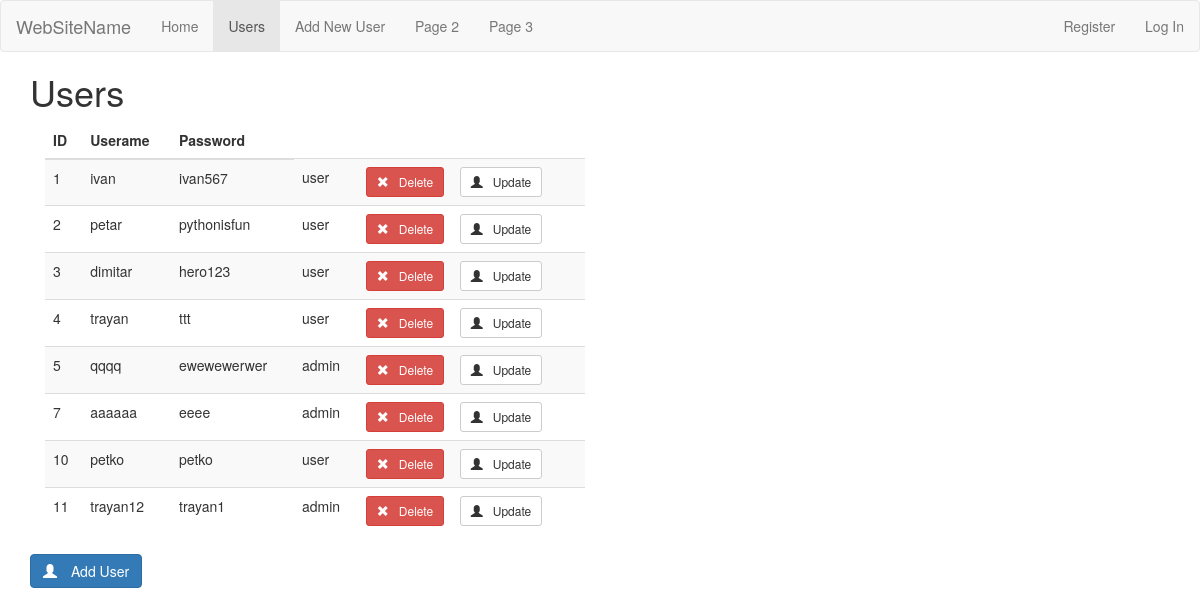
Screenshot of /users with the database file from the repository.
### tables this page shows
CREATE TABLE user (
  id INTEGER PRIMARY KEY AUTOINCREMENT,
  username TEXT UNIQUE NOT NULL,
  password TEXT NOT NULL,
  role TEXT NOT NULL DEFAULT 'user'
);

### server.py (the view)
@app.route('/users')
def users():
    g.active_url = '/users'
    db = get_db()
    users = get_all_users()
    print_users(users)
    return render_template('user/users.html', users=users)

### server.py (called while the page is built)
def get_db():
    if 'db' not in g:
        g.db = sqlite3.connect(DATABASE, detect_types=sqlite3.PARSE_DECLTYPES)
        g.db.row_factory = sqlite3.Row
    return g.db

def get_all_users():
    users = g.db.execute('SELECT * FROM user').fetchall()
    return users

def print_user(user):
    print('ID: ', user['id'], ', username: ', user['username'], ', password: ', user['password'],
              ', role: ', user['role'])

def print_users(user_list):
    for user in user_list:
        print_user(user)

### templates/user/users.html
{% extends 'base.html' %}
{% block header %}
    <h1 class="container">{% block title %}Users{% endblock %}</h1>
{% endblock %}
{% block content %}
<section class="user col-sm-6">
    <table class="table table-striped">
        <thead>
        <tr>
            <th>ID</th>
            <th>Userame</th>
            <th>Password</th>
        </tr>
        </thead>
        <tbody>
            {% for user in users %}
            <tr>
                <td>{{ user['id'] }}</td>
                <td>{{ user['username'] }}</td>
                <td>{{ user['password'] }}</td>
                <td>{{ user['role'] }}</td>
                <td>
                    <form action="{{ url_for('delete_user', id=user['id']) }}" method="POST">
                        <button class="btn btn-sm btn-danger" type="submit">
                            <span class="glyphicon glyphicon-remove" style="padding-right: 10px"></span>Delete
                        </button>
                    </form>
                    <a href="{{ url_for('edit_user', id=user['id']) }}" class="btn btn-sm btn-default" type="submit">
                        <span class="glyphicon glyphicon-user" style="padding-right: 10px"></span>Update
                    </a>
                </td>
            </tr>
            {% endfor %}
        </tbody>
    </table>
    <div class="row">
        <a href="/users/add" class="btn btn-primary">
            <span class="glyphicon glyphicon-user" style="padding-right: 10px"></span> Add User
        </a>
    </div>
</section>
{% endblock %}

### templates/base.html (shortened to what this page needs)
<!doctype html>
<html>
<head>
    <link rel="stylesheet" href="/static/css/bootstrap.min.css"/>
    <link rel="stylesheet" href="/static/css/custom.css"/>
</head>
<body>
<nav class="navbar navbar-default">
    <div class="container-fluid">
        <div class="navbar-header">
            <a class="navbar-brand" href="#">WebSiteName</a>
        </div>
        <ul class="nav navbar-nav">
            <li {% if g.active_url=='/' %} class="active" {% endif %}>
                <a href="/">Home</a>
            </li>
            <li {% if g.active_url=='/users' %} class="active" {% endif %}>
                <a href="/users">Users</a>
            </li>
            <li {% if g.active_url=='/users/add' %} class="active" {% endif %}>
                <a href="/users/add">Add New User</a>
            </li>
            <li><a href="#">Page 2</a></li>
            <li><a href="#">Page 3</a></li>
        </ul>
        <ul class="nav navbar-nav navbar-right">
        {% if session.get('user') %}
            <li><a class="logged-user" href="#">{{ session.get('user')['username'] + ' : ' + session.get('user')['role'] }}</a></li>
            <li><a href="{{ url_for('logout') }}">Log Out</a></li>
        {% else %}
            <li><a href="{{ url_for('register') }}">Register</a></li>
            <li><a href="{{ url_for('login') }}">Log In</a></li>
        {% endif %}
        </ul>
    </div>
</nav>
<header>
    {% block header %}{% endblock %}
</header>
<section class="container">
    {% block content %}{% endblock %}
</section>
</body>
</html>

### static/css/custom.css (style rules this page uses)
nav.navbar { margin-bottom:0; }
td form { display: inline-block; width: 90px; }

### rows the page displays
user: id "1", username "ivan", password "ivan567", role "user"
user: id "2", username "petar", password "pythonisfun", role "user"
user: id "3", username "dimitar", password "hero123", role "user"
user: id "4", username "trayan", password "ttt", role "user"
user: id "5", username "qqqq", password "ewewewerwer", role "admin"
user: id "7", username "aaaaaa", password "eeee", role "admin"
user: id "10", username "petko", password "petko", role "user"
user: id "11", username "trayan12", password "trayan1", role "admin"
